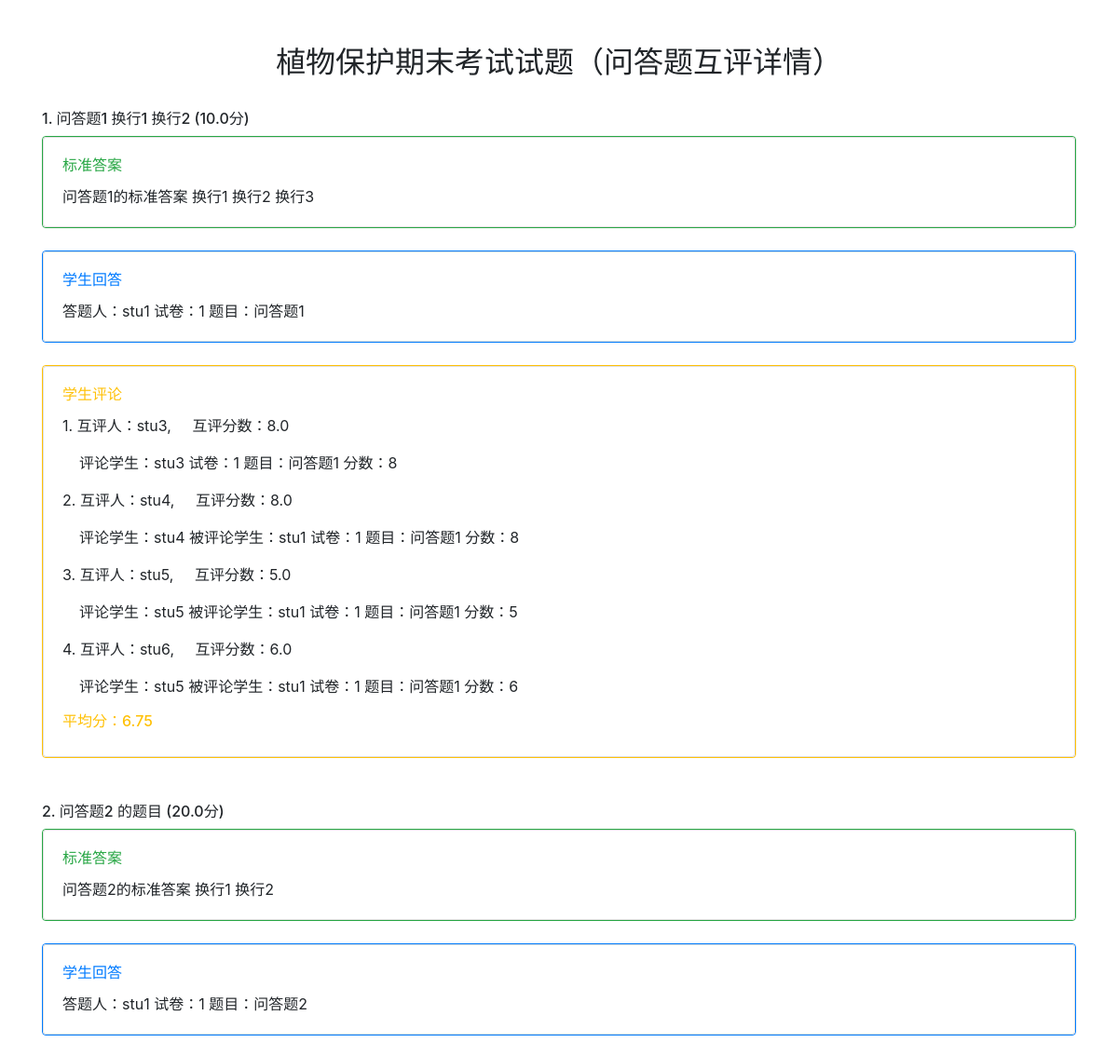
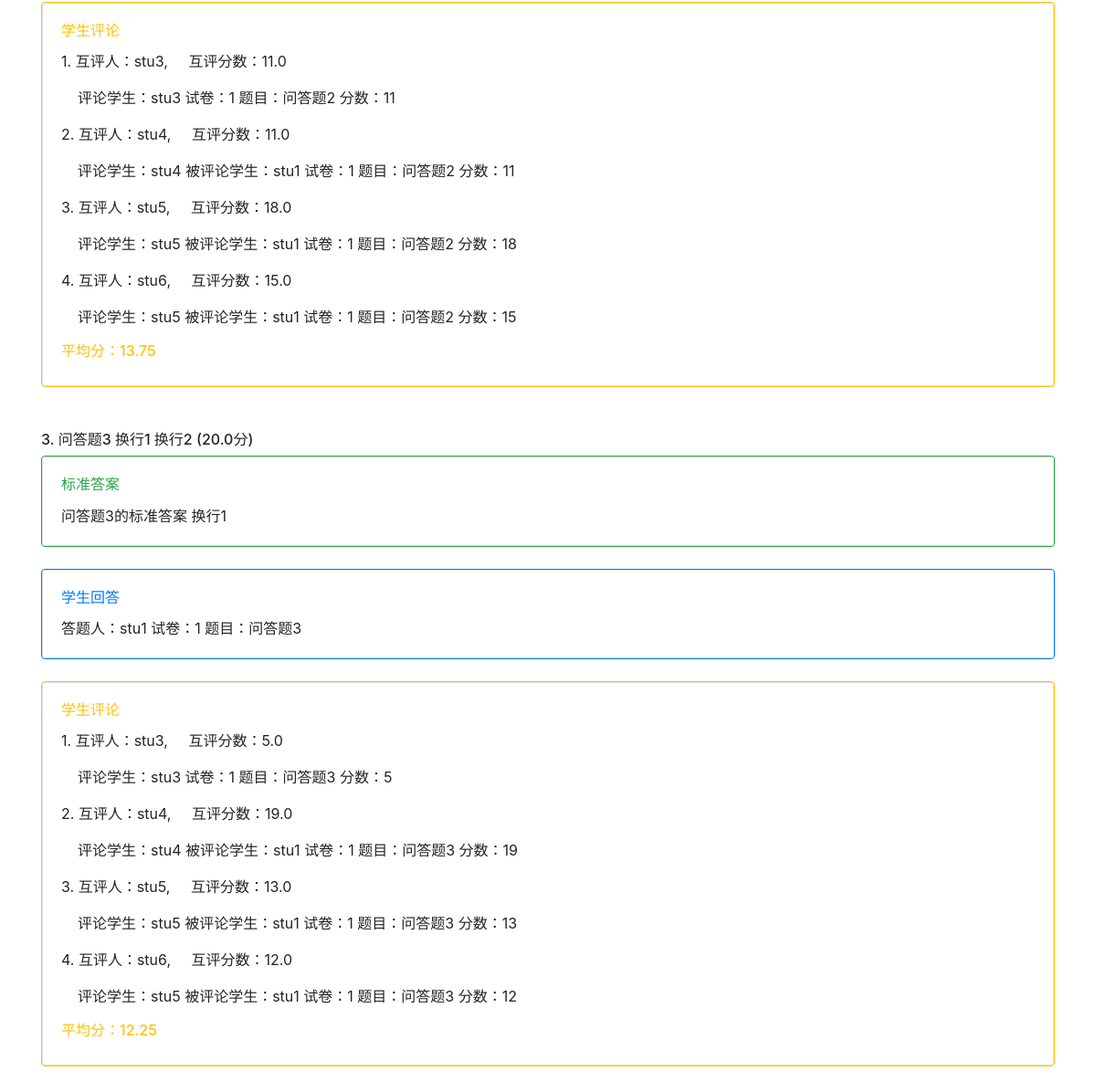
Screenshot of /student/essay_comment_detail/1 (signed in) with the database file from the repository (2 pictures, top to bottom).
### Student/models.py (models this page shows, shortened)
class PaperAnswer(models.Model):
    paper = models.ForeignKey(Paper, on_delete=models.CASCADE)
    student = models.ForeignKey(Student, on_delete=models.CASCADE)
    comments_count = models.IntegerField(default=0)
    class Meta:
        db_table = 'paper_answer'
        verbose_name = '学生问答题回答(指定试卷)'
        verbose_name_plural = '学生问答题回答(指定试卷)'

class EssayAnswer(models.Model):
    paper_answer = models.ForeignKey(PaperAnswer, on_delete=models.CASCADE)
    essay_question = models.ForeignKey(Essay_Question, on_delete=models.CASCADE)
    student_answer = models.TextField()
    class Meta:
        db_table = 'essay_answer'
        verbose_name = '学生问答题回答(指定题目)'
        verbose_name_plural = '学生问答题回答(指定题目)'

class EssayComment(models.Model):
    essay_answer = models.ForeignKey(EssayAnswer, on_delete=models.CASCADE)
    student = models.ForeignKey(Student, on_delete=models.CASCADE)
    comment = models.TextField(null=True)
    score = models.FloatField(default=0, null=True)
    class Meta:
        db_table = 'essay_comment'
        verbose_name = '问答题评论'
        verbose_name_plural = '问答题评论'

class Student(models.Model):
    user = models.OneToOneField(User, on_delete=models.CASCADE)
    student_id = models.CharField(max_length=20)
    name = models.CharField(max_length=10)
    GENDER_CHOICE = [
        ('male', '男'),
        ('female', '女'),
    ]
    gender = models.CharField(max_length=6, choices=GENDER_CHOICE, default='male')
    grade_class = models.ForeignKey(GradeClass, on_delete=models.CASCADE)
    phone = models.CharField(max_length=20)
    paper_result = models.ManyToManyField(Paper, through='PaperResult')
    class Meta:
        db_table = 'student'
        verbose_name = '学生'
        verbose_name_plural = '学生'

### Examination/models.py (models this page shows, shortened)
class Paper(models.Model):
    title = models.CharField(max_length=1000)
    description = models.TextField()
    multiple_choice_question_total_score = models.FloatField(default=0)
    essay_question_total_score = models.FloatField(default=0)
    publish_date = models.DateField(auto_now=True)
    expire_date = models.DateField(default=date.today() + timedelta(days=30))  # default expire date is 30 days from now on
    is_published = models.BooleanField(default=False)
    paper_maker = models.ForeignKey(Teacher, on_delete=models.CASCADE, null=True)
    class Meta:
        db_table = 'paper'
        verbose_name = '试卷'
        verbose_name_plural = '试卷'

class Essay_Question(models.Model):
    paper = models.ForeignKey(Paper, on_delete=models.CASCADE, null=True)
    title = models.TextField()
    right_answer = models.TextField()
    point = models.FloatField()
    class Meta:
        db_table = 'essay_question'
        verbose_name = '问答题'
        verbose_name_plural = '问答题'

### Student/views.py (the view)
# urls.py: path('essay_comment_detail/<int:result_id>', views.essay_comment_detail, name='essay_comment_detail'),
@login_required
def essay_comment_detail(request, result_id):
    try:
        paper_result = PaperResult.objects.get(pk=result_id)
    except PaperResult.DoesNotExist:
        raise Http404("PaperResult does not exist")
    paper = paper_result.paper
    student = paper_result.student
    paper_answer = PaperAnswer.objects.get(paper=paper, student=student)
    show_comment_author = True
    essay_answers = paper_answer.essayanswer_set.all()
    context = {'essay_answers': essay_answers,
               'show_comment_author': show_comment_author}
    return render(request, 'student/essay_comment_detail.html', context=context)

### Student/templatetags/get_student_answer.py (called while the page is built)
@register.simple_tag
def get_essay_average_score(essay_comments):
    sum_score = 0
    avg_score = 0
    for comment in essay_comments:
        sum_score += comment.score
    if len(essay_comments) == 0:
        return 0.0
    else:
        avg_score = round(sum_score / len(essay_comments), 2)
        return avg_score

### Student/templates/student/essay_comment_detail.html (shortened to what this page needs)
{% extends 'student/do_paper_base.html' %}
{% block body_block %}
{% load get_student_answer %}
<div class="container">
<br><br>
<h2 class="text-center">{{ essay_answers.0.paper_answer.paper.title }}（问答题互评详情）</h2>
<br>
{% for essay_answer in essay_answers %}
    <p class="h6">{{ forloop.counter }}.  {{ essay_answer.essay_question.title }} ({{ essay_answer.essay_question.point }}分)</p>
    <div class="card border-success">
        <div class="card">
            <div class="card-body">
                <h6 class="card-title text-success">标准答案</h5>
                <p class="card-text">{{ essay_answer.essay_question.right_answer }}</p>
            </div>
        </div>
    </div>
    <br>
    <div class="card border-primary">
        <div class="card">
            <div class="card-body">
                <h6 class="card-title text-primary">学生回答</h5>
                <p class="card-text">{{ essay_answer.student_answer }}</p>
            </div>
        </div>
    </div>
    <br>
    <div class="card border-warning">
        <div class="card">
            <div class="card-body">
                <h6 class="card-title text-warning">学生评论</h5>
                {% if essay_answer.essaycomment_set.all|length == 0 %}
                    <h6>该回答还未有学生评论</h6>
                {% else %}
                    {% for essay_comment in essay_answer.essaycomment_set.all %}
                        <p class="card-text">{{ forloop.counter }}.
                            {% if show_comment_author == True %}
                                互评人：{{ essay_comment.student.name }},&nbsp;&nbsp;&nbsp;&nbsp;
                            {% endif %}
                            互评分数：{{ essay_comment.score }}</p>
                        <p class="card_text">&nbsp;&nbsp;&nbsp;&nbsp;{{ essay_comment.comment}}</p>
                    {% endfor %}
                    <h6 class="cart-title text-warning">平均分：{% get_essay_average_score essay_answer.essaycomment_set.all %}</h6>
                {% endif %}
            </div>
        </div>
    </div>
    <br><br>
{% endfor %}
</div>
{% endblock %}

### rows the page displays
PaperAnswer: id+paper "植物保护期末考试试题"
EssayAnswer: essay_question "问答题1 换行1 换行2", essay_question.point "10.0", essay_question.right_answer "问答题1的标准答案 换行1 换行2 换行3", student_answer "答题人：stu1 试卷：1 题目：问答题1", id.score "6.75"
EssayComment: student.name "stu3", score "8.0", comment "评论学生：stu3 试卷：1 题目：问答题1 分数：8"
EssayComment: student.name "stu4", score "8.0", comment "评论学生：stu4 被评论学生：stu1 试卷：1 题目：问答题1 分数：8"
EssayComment: student.name "stu5", score "5.0", comment "评论学生：stu5 被评论学生：stu1 试卷：1 题目：问答题1 分数：5"
EssayComment: student.name "stu6", score "6.0", comment "评论学生：stu5 被评论学生：stu1 试卷：1 题目：问答题1 分数：6"
EssayAnswer: essay_question "问答题2 的题目", essay_question.point "20.0", essay_question.right_answer "问答题2的标准答案 换行1 换行2", student_answer "答题人：stu1 试卷：1 题目：问答题2", id.score "13.75"
EssayComment: student.name "stu3", score "11.0", comment "评论学生：stu3 试卷：1 题目：问答题2 分数：11"
EssayComment: student.name "stu4", score "11.0", comment "评论学生：stu4 被评论学生：stu1 试卷：1 题目：问答题2 分数：11"
EssayComment: student.name "stu5", score "18.0", comment "评论学生：stu5 被评论学生：stu1 试卷：1 题目：问答题2 分数：18"
EssayComment: student.name "stu6", score "15.0", comment "评论学生：stu5 被评论学生：stu1 试卷：1 题目：问答题2 分数：15"
EssayAnswer: essay_question "问答题3 换行1 换行2", essay_question.point "20.0", essay_question.right_answer "问答题3的标准答案 换行1", student_answer "答题人：stu1 试卷：1 题目：问答题3", id.score "12.25"
EssayComment: student.name "stu3", score "5.0", comment "评论学生：stu3 试卷：1 题目：问答题3 分数：5"
EssayComment: student.name "stu4", score "19.0", comment "评论学生：stu4 被评论学生：stu1 试卷：1 题目：问答题3 分数：19"
EssayComment: student.name "stu5", score "13.0", comment "评论学生：stu5 被评论学生：stu1 试卷：1 题目：问答题3 分数：13"
EssayComment: student.name "stu6", score "12.0", comment "评论学生：stu5 被评论学生：stu1 试卷：1 题目：问答题3 分数：12"
